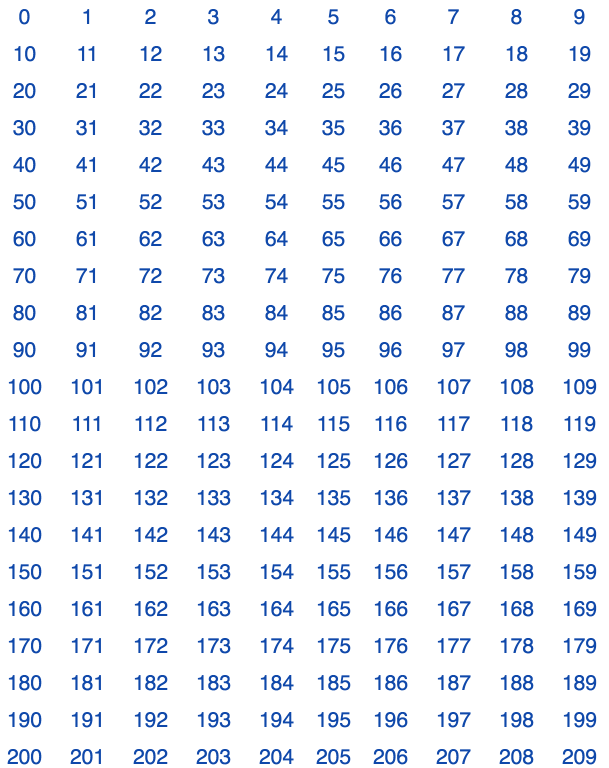
#> input picture pic/0-209.png, 1218 x 1536 px (shown at 1/2 size)
$ python segment.py pic/0-209.png
#> lines starting #> are read from the running program, lines starting #| are printed output that depends on the picture; after the words box and inside, x2 and y2 are one past the last pixel; in counts of white or black regions, pixels touching at a corner belong together
#!/usr/bin/env python
# encoding: utf-8

from __future__ import print_function

import os
import sys
import cv2 as cv
import numpy as np
import logging
import logging.handlers

logging.basicConfig(level = logging.INFO,format = '%(asctime)s - %(levelname)s - %(lineno)s : %(message)s')
log = logging.getLogger(__name__)
formatter = logging.Formatter('%(asctime)s - %(levelname)s - %(lineno)s : %(message)s')

handler = logging.handlers.RotatingFileHandler("segment.log", maxBytes = 10*1020*1024, backupCount = 3)
handler.setLevel(logging.INFO)
handler.setFormatter(formatter)
log.addHandler(handler)

class ImageUtil(object):
    def __init__(self, path):
        self.path = path
        self.img = None

    def read_gray(self):
        if self.img is None:
            self.img = cv.imread(self.path, cv.IMREAD_GRAYSCALE)

    def read(self):
        if self.img is None:
            self.img = cv.imread(self.path, cv.IMREAD_COLOR)

    @staticmethod
    def save(img, dstpath):
        if img is not None:
            cv.imwrite(dstpath, img)
        else:
            raise ValueError("write before read, please read first")

    def enlarge(self, heigh_scale, width_scale, interpolation=cv.INTER_LINEAR):
        assert(int(heigh_scale) >= 1)
        assert(int(width_scale) >= 1)
        self.read()
        height, width = self.img.shape[:2]
        # cv.INTER_CUBIC
        enlarge = cv.resize(self.img, (0, 0),
                            fx = width_scale,
                            fy = heigh_scale,
                            interpolation=interpolation)
        self.img = enlarge
        return enlarge

    # [20 lines left out: functions shrink, show, not called in this run]

    def binarization(self, threshold, maxval):
        self.read()
        if len(self.img.shape) == 3 and self.img.shape[2] == 1:
            img = cv.cvtColor(self.img, cv.COLOR_BGR2GRAY)
        else:
            img = self.img
        # 大律法，全局自适应，0 可以修改为任意数字，但不起作用
        ret, dst = cv.threshold(img, 0, 255, cv.THRESH_BINARY | cv.THRESH_OTSU)
        # [6 lines of commented-out code are left out]
        self.img = dst
        return dst

    # [22 lines left out: function resize, not called in this run]


class Segmentation(object):
    def __init__(self, img):
        self.img = img

    def cut_one_line(self, img, begin, end):
        return img[begin:end+1, :]

    def cut_one_colum(self, img, begin, end):
        return img[:, begin:end+1]


    # img is binarization, only 0 and 255
    def get_text_projection(self, img, mode):
        img = np.array(img)
        print(img.shape)
        assert(len(img.shape) == 2)
        rows, cols = img.shape
        # 统计每行中包含字符的数量(0 为黑色)
        if mode == "row":
            row_num = [0 for i in range(rows)]
            index = np.where(img == 0)[0]
            for i in index:
                row_num[i] += 1
            return row_num
        elif mode == "colum":
            col_num = [0 for i in range(cols)]
            index = np.where(img == 0)[1]
            for i in index:
                col_num[i] += 1
            return col_num
        else:
            raise ValueError("mode only support colum | row")

    # [5 lines left out: function test_get_text_projection, not called in this run]


    def get_peek_range(self, hist, min_valid_char = 2, min_pix_per_char = 5):
        self.debug_peek_range(hist, min_valid_char, min_pix_per_char)
        hist = np.array(hist)
        assert(len(hist.shape) == 1)
        indexes = np.arange(hist.shape[0])
        valid_index = indexes[hist >= min_valid_char]
        log.debug(valid_index)
        begin = valid_index[0]
        ret  = []
        log.debug(valid_index.shape[0])
        max_pix = 0
        min_pix = valid_index.shape[0]
        for i in range(1, valid_index.shape[0]):
            if valid_index[i] == valid_index[i-1] + 1 and i < valid_index.shape[0] - 1:
                continue
            if i == valid_index.shape[0] - 1:
                end = valid_index[i]
            else:
                end = valid_index[i-1]
            char_pix = end - begin + 1
            if (char_pix >= min_pix_per_char):
                ret.append((begin, end))
            else:
                print("the char's height is not enough")
            begin = valid_index[i]
        return ret


    def test_get_peek_range(self):
        a = [0, 3, 3, 3, 1, 2, 4, 4, 4, 4, 4, 1, 1, 4, 4, 1,1, 5,5,5,5]
        print(self.get_peek_range(np.array(a), 2, 3))

    def debug_peek_range(self, hist, min_valid_char = 2, min_pix_per_char = 5):
        hist = np.array(hist)
        assert(len(hist.shape) == 1)
        indexes = np.arange(hist.shape[0])
        valid_index = indexes[hist >= min_valid_char]
        log.info("max_num_chars {0}, min_num_chars {1}, chars_num_thresh {2}".format(
            np.max(hist), np.min(hist[np.where(hist > 0)]), min_valid_char))
        log.debug(valid_index)
        begin = valid_index[0]
        log.debug(valid_index.shape[0])
        max_pix = 0
        min_pix = valid_index.shape[0]
        for i in range(1, valid_index.shape[0]):
            if valid_index[i] == valid_index[i-1] + 1 and i < valid_index.shape[0] - 1:
                continue
            if i == valid_index.shape[0] - 1:
                end = valid_index[i]
            else:
                end = valid_index[i-1]
            char_pix = end - begin + 1
            if (char_pix >= min_pix_per_char):
                #for debug
                if (char_pix > max_pix):
                    max_pix = char_pix
                if (char_pix < min_pix):
                    min_pix = char_pix
            else:
                #for debug
                if (char_pix > max_pix):
                    max_pix = char_pix
                if (char_pix < min_pix):
                    min_pix = char_pix
                print("the char's height is not enough")
            begin = valid_index[i]
        log.info("max_pix {0}, min_pix {1}, min_pix_thresh {2}".format(
            max_pix, min_pix, min_pix_per_char))

    # 列切割
    def colum_split(self, img, min_valid_pix = 2, min_char_width = 5):
        char_list = []
        # 统计图片每列包含字符的像素个数
        col_hist = self.get_text_projection(img, "colum")
        # 每列像素超过 2 个，并且超过连续 10 列，就认为该部分为字符。
        valid_colums = self.get_peek_range(col_hist, min_valid_pix, min_char_width)
        log.debug(valid_colums)
        log.info("colum total %d pair", len(valid_colums))

        chars = []
        for i in range(len(valid_colums)):
            char = self.cut_one_colum(img, valid_colums[i][0], valid_colums[i][1])
            chars.append(char)
        return chars

    # 行切割
    def row_split(self, img, min_valid_pix = 2, min_char_heigh = 2):
        # 统计图片每行包含字符的像素个数
        row_hist = self.get_text_projection(img, "row")
        # 每行像素超过 10 个，并且超过连续 10 行，就认为该部分为字符。
        valid_rows = self.get_peek_range(row_hist, min_valid_pix, min_char_heigh)
        log.debug(valid_rows)
        log.info("row total %d pair", len(valid_rows))

        lines = []
        # 获取每行有效的字符
        for i in range(len(valid_rows)):
            log.debug(valid_rows[i][0], valid_rows[i][1])
            line = self.cut_one_line(self.img, valid_rows[i][0], valid_rows[i][1])
            log.debug(line.shape)
            lines.append(line)
        return lines

    # [14 lines left out: function print_img_pix, not called in this run]

    def run(self, debug = True):
        valid_rows = self.row_split(self.img, 10, 3)
        chars_images = []
        for i, row in enumerate(valid_rows):
            if debug:
                ImageUtil.show(row, "row" + str(i))
            chars = self.colum_split(row, 2, 5)
            chars_images.extend(chars)
        if debug:
            count = 1
            for i, char in enumerate(chars_images):
                count += 1
                if count == 20:
                    break
                ImageUtil.show(char, "char" + str(i))
        return chars_images


# [13 lines left out: function debug, not called in this run]

def main(path):
    if not os.path.exists(path):
        raise ValueError("path {0} doesn't exist".format(path))
    img = ImageUtil(path)
    img.read_gray()
#> in read_gray, `self.img = cv.imread(self.path, cv.IMREAD_GRAYSCALE)`:
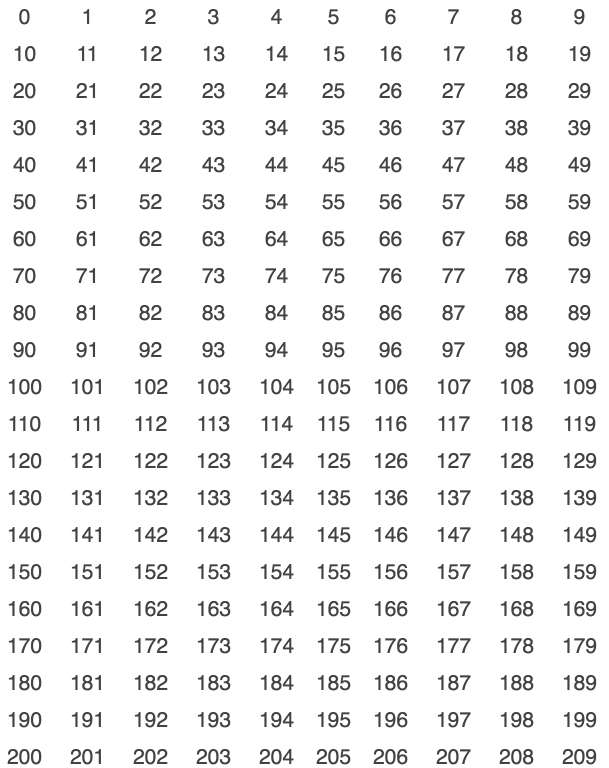
#> self.img: shape (1536, 1218) (shown at 1/2 size); min 66, max 255, mean 241.5
    img.enlarge(2, 2)
#> in enlarge, `enlarge = cv.resize(self.img, (0, 0), fx = width_scale, fy = heigh_sca..`:
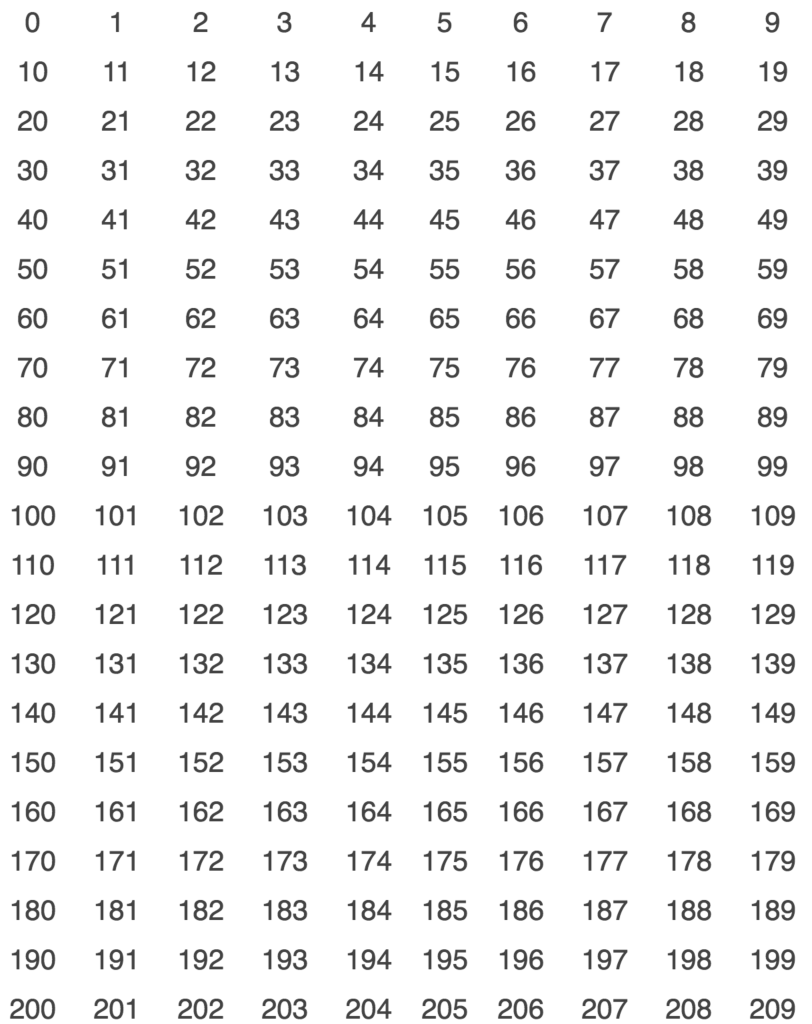
#> enlarge: shape (3072, 2436) (shown at 1/3 size); min 66, max 255, mean 241.5
    #img.shrink(0.1, 0.1)
    print(img.img.shape)
#| (3072, 2436)
    #img.shrink(0.1, 0.1)
    #img.shrink(0.5, 0.5)
    img.binarization(0, 255)
#> in binarization, `ret, dst = cv.threshold(img, 0, 255, cv.THRESH_BINARY | cv.THRESH_OTSU)`:
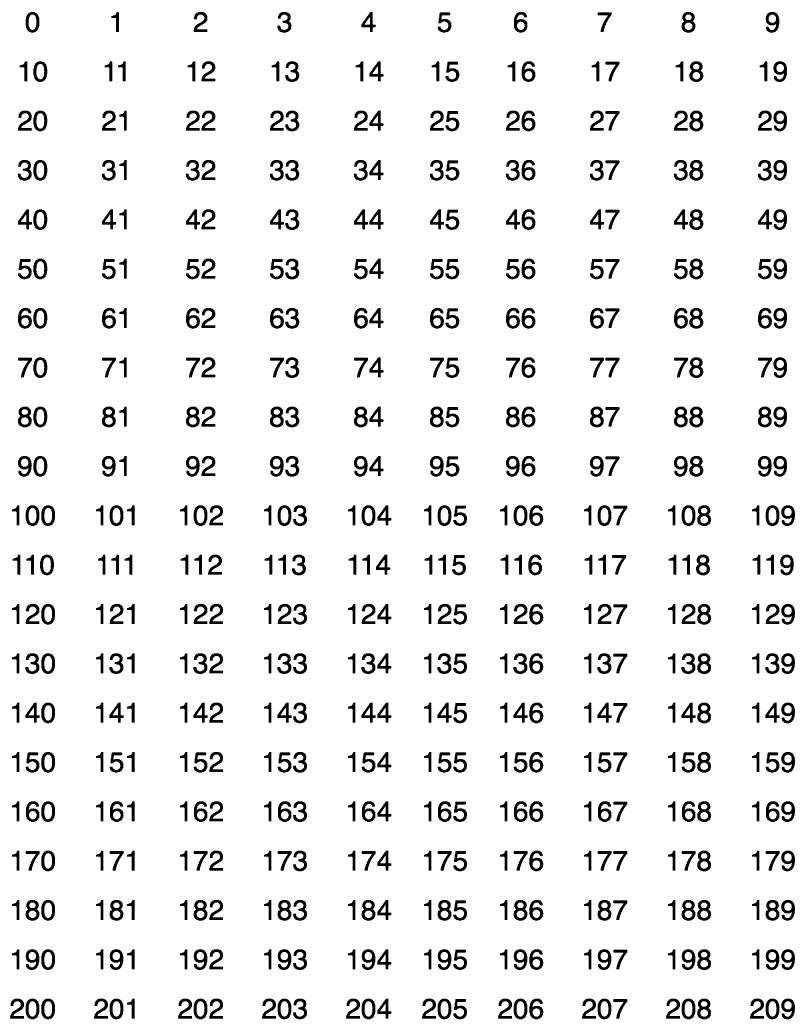
#> dst: shape (3072, 2436) (shown at 1/3 size); 92.7% white; 520 black regions, largest, box (x1, y1, x2, y2) and area: (2068, 184, 2110, 246) 1448, (2068, 332, 2110, 394) 1448, (2068, 480, 2110, 542) 1448
#> in binarization, `ret, dst = cv.threshold(img, 0, 255, cv.THRESH_BINARY | cv.THRESH_OTSU)`: ret = 169
    seg = Segmentation(img.img)
    chars_images = seg.run(False)
#| (3072, 2436)
#> after the loop in get_text_projection, `for i in index:`: row_num = 3072 values, max 980 at index 3050, min 0 at index 0, mean 177
#> in row_split, `row_hist = self.get_text_projection(img, "row")`: row_hist has the same summary as row_num in get_text_projection
#> in debug_peek_range, `hist = np.array(hist)`: hist has the same summary as row_num in get_text_projection
#> in debug_peek_range, `valid_index = indexes[hist >= min_valid_char]`: valid_index = 1302 values from 36 to 3057
#> in debug_peek_range, `begin = valid_index[0]`: begin = 36
#> the loop in debug_peek_range, `for i in range(1, valid_index.shape[0]):` made 1301 passes
#> end on passes 62, 124, 186, 248, 310, 372, 434, 496, 558, 620, 682, 744: 97, 245, 393, 541, 689, 837, 985, 1133, 1281, 1429, 1577, 1725
#> after the loop in debug_peek_range, `for i in range(1, valid_index.shape[0]):`: max_pix = 62
#> in get_peek_range, `hist = np.array(hist)`: hist has the same summary as row_num in get_text_projection
#> in get_peek_range, `valid_index = indexes[hist >= min_valid_char]`: valid_index = 1302 values from 36 to 3057
#> in get_peek_range, `begin = valid_index[0]`: begin = 36
#> the loop in get_peek_range, `for i in range(1, valid_index.shape[0]):` made 1301 passes
#> after the loop in get_peek_range, `for i in range(1, valid_index.shape[0]):`: ret = [(36, 97), (184, 245), (332, 393), (480, 541), (628, 689), (776, 837), (924, 985), (1072, 1133), (1220, 1281), (1368, 1429), (1516, 1577), (1664, 1725), (1812, 1873), (1960, 2021), (2108, 2169), (2256, 2317), (2404, 2465), (2552, 2613), (2700, 2761), (2848, 2909), (2996, 3057)]
#> in row_split, `valid_rows = self.get_peek_range(row_hist, min_valid_pix, min_char_hei..`: valid_rows has the same summary as ret in get_peek_range
#> in run, `valid_rows = self.row_split(self.img, 10, 3)`: valid_rows = 21 items
#| (62, 2436)
#> the loop in get_text_projection (call 2), `for i in index:` made 11502 passes
#> i on passes 1 to 3: 92, 93, 94
#> in colum_split, `col_hist = self.get_text_projection(img, "colum")`: col_hist = 2436 values, max 60 at index 350, min 0 at index 0, mean 4.72
#> the loop in debug_peek_range (call 2), `for i in range(1, valid_index.shape[0]):` made 394 passes
#> (end, char_pix, min_pix, begin) on pass 41: (117, 41, 41, 334)
#> (end, min_pix) on pass 64: (356, 23)
#> the loop in get_peek_range (call 2), `for i in range(1, valid_index.shape[0]):` made 394 passes
#> (end, char_pix, begin) on pass 41: (117, 41, 334)
#> end on passes 64, 105, 147, 190, 231, 271: 356, 621, 873, 1126, 1353, 1581
#> in colum_split, `valid_colums = self.get_peek_range(col_hist, min_valid_pix, min_char_w..`: valid_colums = [(77, 117), (334, 356), (581, 621), (832, 873), (1084, 1126), (1313, 1353), (1542, 1581), (1793, 1834), (2045, 2085), (2297, 2337)]
#> the loop in colum_split, `for i in range(len(valid_colums)):` made 10 passes
#> pass 1, in colum_split, `char = self.cut_one_colum(img, valid_colums[i][0], valid_colums[i][1])`:
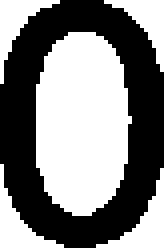
#> char: shape (62, 41) (shown 4 times larger); 51.2% white; 1 black region, box (x1, y1, x2, y2) and area: (0, 0, 41, 62) 1241
#> pass 2, in colum_split, `char = self.cut_one_colum(img, valid_colums[i][0], valid_colums[i][1])`:
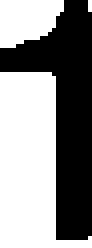
#> char: shape (62, 23) (shown 4 times larger); 55.2% white; 1 black region, box (x1, y1, x2, y2) and area: (0, 0, 23, 60) 639
#> pass 3, in colum_split, `char = self.cut_one_colum(img, valid_colums[i][0], valid_colums[i][1])`:
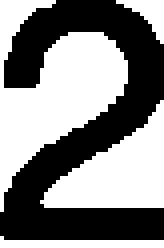
#> char: shape (62, 41) (shown 4 times larger); 52.7% white; 1 black region, box (x1, y1, x2, y2) and area: (0, 0, 41, 60) 1203
#> after the loop in colum_split, `for i in range(len(valid_colums)):`: chars = 10 items
#> chars_images = 520 items
    target_dir = "test"
    if not os.path.isdir(target_dir):
        os.mkdir(target_dir)
    for i, img in enumerate(chars_images):
        ImageUtil.save(img, os.path.join(target_dir, str(i) + ".png"))


if __name__ == "__main__":
    if len(sys.argv) == 1:
        print("%s %s"%(sys.argv[0], "img_file"))
        os._exit(1)
    main(sys.argv[1])
